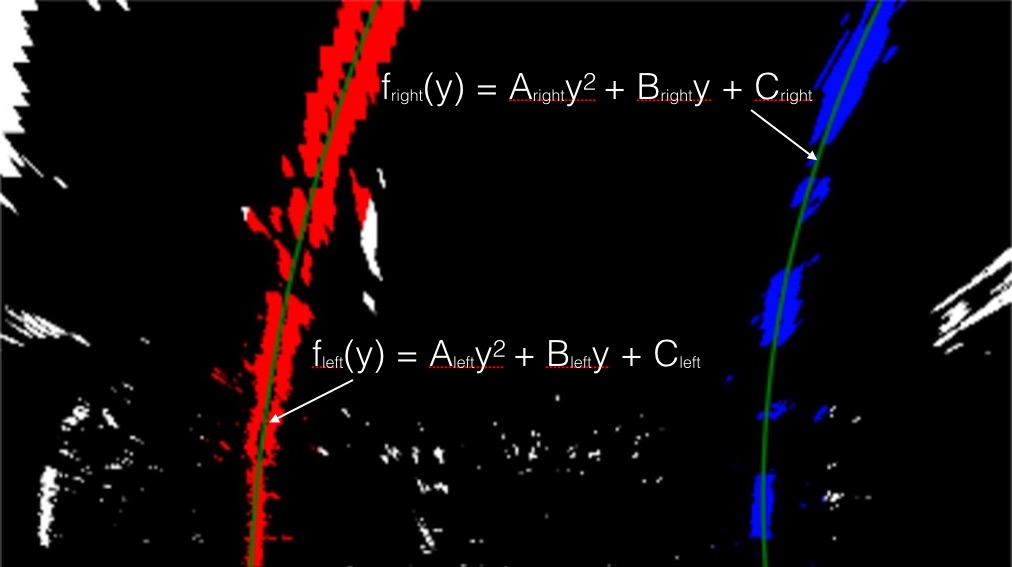
#> input picture examples/color_fit_lines.jpg, 1012 x 567 px
$ python -i color_gradient.py   (imports and definitions only)   (older library calls are emulated)
#> lines starting #> are read from the running program, lines starting #| are printed output that depends on the picture; after the words box and inside, x2 and y2 are one past the last pixel; in counts of white or black regions, pixels touching at a corner belong together
#> further down, picture is the input picture: shape (567, 1012, 3); mean B, G, R 11.4, 8.2, 15.7
import numpy as np
import cv2
import matplotlib.pyplot as plt
import matplotlib.image as mpimg

# Color / gradient process
def abs_sobel_thresh(gray_img, orient='x', sobel_kernel=3, thresh=(0, 255)):
    # Calculate directional gradient
    # Apply threshold

    # Apply x or y gradient with the OpenCV Sobel() function
    # and take the absolute value
    if orient == 'x':
        abs_sobel = np.absolute(cv2.Sobel(gray_img, cv2.CV_64F, 1, 0))
    if orient == 'y':
        abs_sobel = np.absolute(cv2.Sobel(gray_img, cv2.CV_64F, 0, 1))

    # Rescale back to 8 bit integer
    scaled_sobel = np.uint8(255.0 * abs_sobel / np.max(abs_sobel))

    # Create a copy and apply the threshold
    grad_binary = np.zeros_like(scaled_sobel)

    # Here I'm using inclusive (>=, <=) thresholds, but exclusive is ok too
    grad_binary[(scaled_sobel >= thresh[0]) & (scaled_sobel <= thresh[1])] = 1

    # Return the result
    return grad_binary

def mag_thresh(gray_img, sobel_kernel=3, mag_thresh=(0, 255)):
    # Calculate gradient magnitude
    # Apply threshold
    # Apply the following steps to img
    # 1) Take the gradient in x and y separately
    abs_sobelx = np.absolute(cv2.Sobel(gray_img, cv2.CV_64F, 1, 0, ksize=sobel_kernel))
    abs_sobely = np.absolute(cv2.Sobel(gray_img, cv2.CV_64F, 0, 1, ksize=sobel_kernel))
    # 2) Calculate the magnitude
    abs_sobelxy = np.sqrt(abs_sobelx**2 + abs_sobely**2)
    # 3) Scale to 8-bit (0 - 255) and convert to type = np.uint8
    scaled_sobel = np.uint8(255.0 * abs_sobelxy / np.max(abs_sobelxy))
    # 4) Create a binary mask where mag thresholds are met
    mag_binary = np.zeros_like(scaled_sobel)
    # 5) Return this mask as your binary_output image
    mag_binary[(scaled_sobel >= mag_thresh[0]) & (scaled_sobel <= mag_thresh[1])] = 255

    return mag_binary

def dir_thresh(gray_img, sobel_kernel=3, thresh=(0, np.pi/2)):
    # Calculate gradient direction
    # Apply threshold
    # Apply the following steps to img
    # 1) Take the gradient in x and y separately
    abs_sobelx = np.absolute(cv2.Sobel(gray_img, cv2.CV_64F, 1, 0, ksize=sobel_kernel))
    abs_sobely = np.absolute(cv2.Sobel(gray_img, cv2.CV_64F, 0, 1, ksize=sobel_kernel))
    # 2) Take the absolute value of the x and y gradients
    abs_sobelxy = np.sqrt(abs_sobelx**2 + abs_sobely**2)
    # 3) Use np.arctan2(abs_sobely, abs_sobelx) to calculate the direction of the gradient
    grad_direction = np.arctan2(abs_sobely, abs_sobelx)
    # 4) Create a binary mask where direction thresholds are met
    binary_output = np.zeros_like(grad_direction)
    # 5) Return this mask as your binary_output image
    binary_output[(grad_direction >= thresh[0]) & (grad_direction <= thresh[1])] = 1

    return binary_output

def apply_color_filter(image):
    # 1) Convert to HLS color space
    hls_img = cv2.cvtColor(image, cv2.COLOR_BGR2HLS)
    l_channel = hls_img[:,:,1]
    s_channel = hls_img[:,:,2]
    # scale always to 255
    if np.amax(image) <= 1:
        l_channel = l_channel * 255
        s_channel = s_channel * 255

    thresh_l = 200
    thresh_s = 66

    # Apply a threshold to the S channel
    # Apply a threshold to the L channel
    binary_output = np.zeros_like(s_channel)
    binary_output[(l_channel > thresh_l) | (s_channel > thresh_s)] = 1

    #check if there is something at right of image
    r_max = np.amax(binary_output[:, 640:])
    if r_max == 0:
        #try with a lower thresh
        thresh_l = 166
        thresh_s = 66
        binary_output = np.zeros_like(s_channel)
        binary_output[(l_channel > thresh_l) | (s_channel > thresh_s)] = 1

    # plt.imshow(binary_output_l, cmap='gray')
    # plt.show()
    # Return a binary image of threshold result
    return binary_output

def applygradients(img, ksize):
    # Returns a 3 channel color image (all channels with the same info)
    # Apply each of the thresholding functions
    # draw 2 black rectangle on top to eliminate unneeded data
#> called with ksize = 31
    image = np.copy(img)

    # top
    cv2.rectangle(image, (0, 0), (image.shape[1], int(image.shape[0] // 1.65)), (0, 0, 0), -1)
    # bottom
    cv2.rectangle(image, (0, image.shape[0] - 40), (image.shape[1], image.shape[0]), (0, 0, 0), -1)

    # Convert to grayscale
    gray = cv2.cvtColor(image, cv2.COLOR_BGR2GRAY)

    lower_gray = 128
    upper_gray = 255
    dark_mask_binary = cv2.threshold(gray, lower_gray, upper_gray, cv2.THRESH_BINARY)[1]
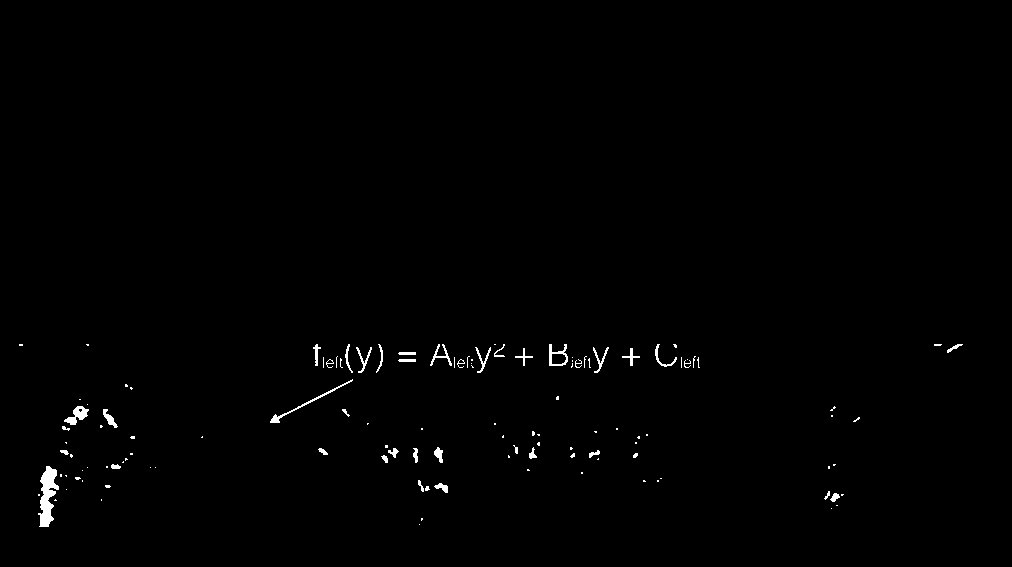
#> dark_mask_binary: shape (567, 1012); 0.67% white; 122 white regions (83 under 20 px), largest, box (x1, y1, x2, y2) and area: (38, 466, 59, 527) 703, (270, 379, 353, 423) 229, (64, 406, 89, 425) 221
    dark_mask_binary = dark_mask_binary / 255

    # Bitwise-AND mask and original image
    # res = cv2.bitwise_and(frame,frame, mask= mask)

    gradx = abs_sobel_thresh(gray, orient='x', sobel_kernel=ksize, thresh=(30, 100))
#> gradx: shape (567, 1012); values 0 (black) and 1 (white), 1.3% white in thin lines or dots, all inside (x1, y1, x2, y2) = (1, 343, 1011, 528)
    grady = abs_sobel_thresh(gray, orient='y', sobel_kernel=ksize, thresh=(30, 100))
#> grady: shape (567, 1012); values 0 (black) and 1 (white), 1.1% white in thin lines or dots, all inside (x1, y1, x2, y2) = (0, 343, 1012, 528)
    mag_binary = mag_thresh(gray, sobel_kernel=ksize, mag_thresh=(30, 100))
#> in mag_thresh, `abs_sobelxy = np.sqrt(abs_sobelx**2 + abs_sobely**2)`:
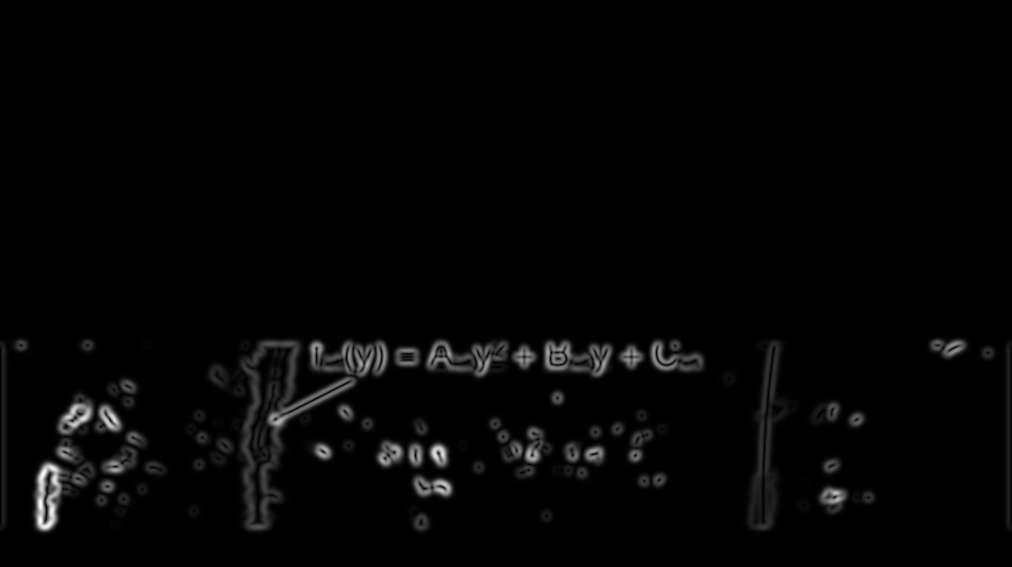
#> abs_sobelxy: shape (567, 1012) float64; min 0, max 1.97e+19, mean 3.52e+17; drawn with min black and max white
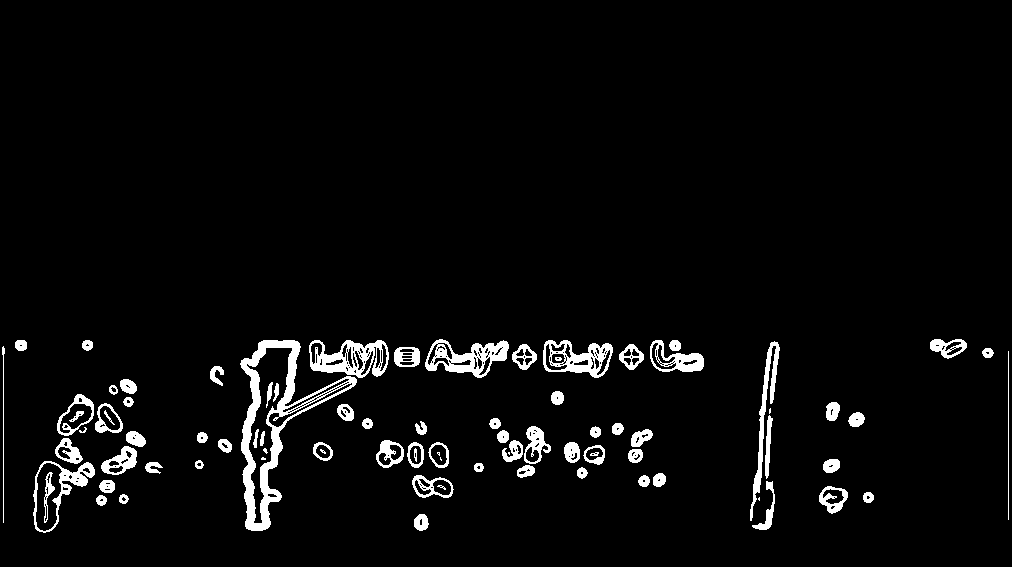
#> mag_binary: shape (567, 1012); 4.1% white; 85 white regions (9 under 20 px), largest, box (x1, y1, x2, y2) and area: (240, 340, 357, 531) 4462, (309, 340, 389, 378) 1562, (425, 339, 509, 378) 1487
    dir_binary = dir_thresh(gray, sobel_kernel=ksize, thresh=(0.7, 1.3))
#> in dir_thresh, `grad_direction = np.arctan2(abs_sobely, abs_sobelx)`:
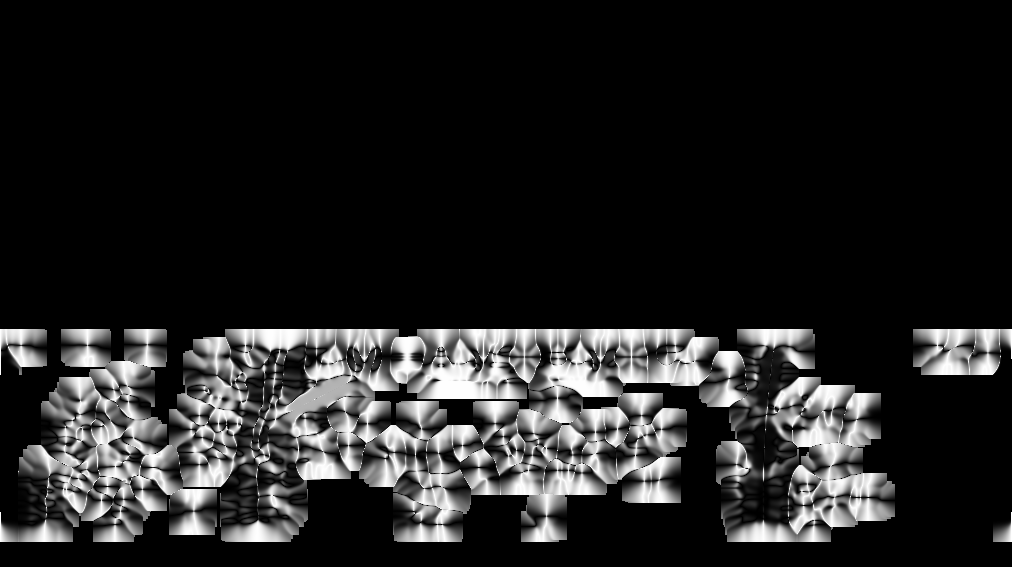
#> grad_direction: shape (567, 1012) float64; min 0, max 1.57, mean 0.212; drawn with min black and max white
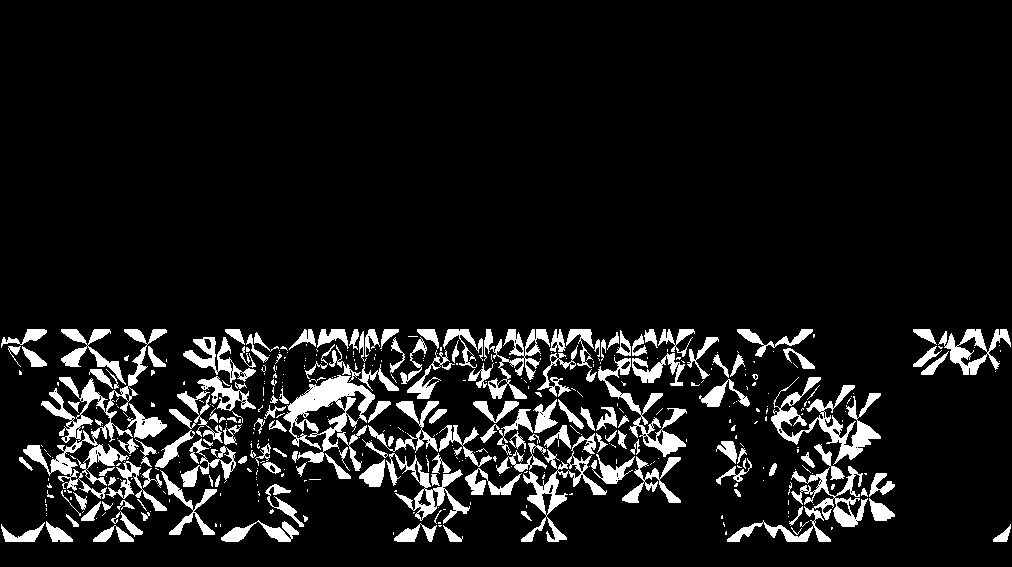
#> dir_binary: shape (567, 1012) float64; values 0 (black) and 1 (white), 9.3% white; 455 white regions (290 under 20 px), largest, box (x1, y1, x2, y2) and area: (23, 329, 167, 499) 4130, (283, 375, 375, 463) 2888, (771, 377, 881, 465) 2693
    channel_image = apply_color_filter(image)
#> in apply_color_filter, `hls_img = cv2.cvtColor(image, cv2.COLOR_BGR2HLS)`: hls_img: shape (567, 1012, 3); mean of channels 0, 1, 2 4.9, 3.4, 12.3
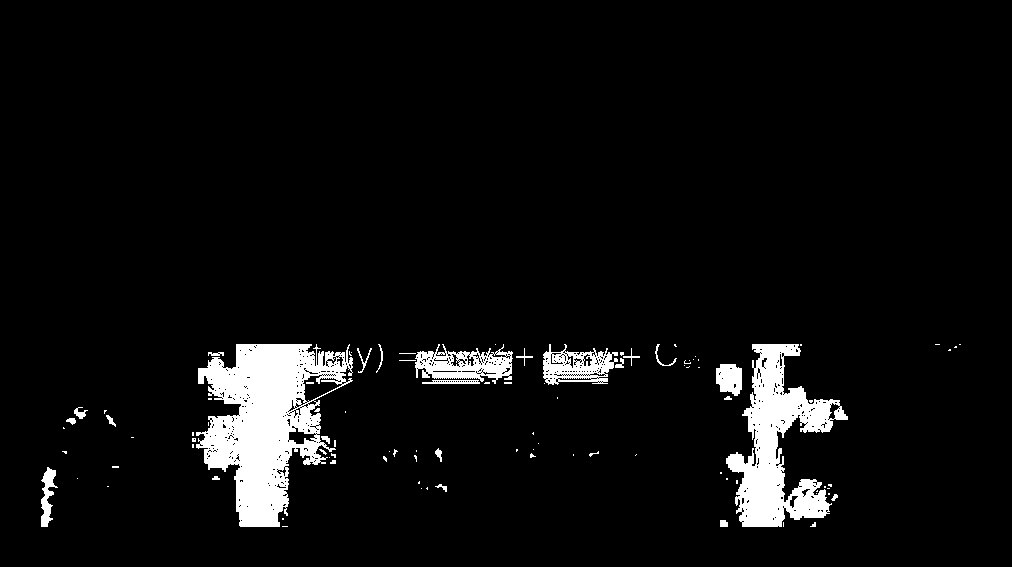
#> channel_image: shape (567, 1012); values 0 (black) and 1 (white), 5.5% white; 98 white regions (72 under 20 px), largest, box (x1, y1, x2, y2) and area: (196, 344, 353, 527) 15303, (726, 344, 848, 527) 9580, (415, 344, 513, 384) 2115
    combined = np.zeros_like(dir_binary)
    combined[(((gradx == 1) & (grady == 1)) | ((mag_binary == 1) & (dir_binary == 1)) | (channel_image == 1)) & (dark_mask_binary == 1)] = 255
    color_image_buffer = np.zeros((combined.shape[0],combined.shape[1],3), np.uint8)
    color_image_buffer[:, :, 0] = combined
    color_image_buffer[:, :, 1] = combined
    color_image_buffer[:, :, 2] = combined

    # add mask triangles
    l_tri = np.array([[(0, 720), (0, 400), (400, 400), (218, 720)]], dtype=np.int32)
    r_tri = np.array([[(1280, 720), (1280, 400), (900, 400), (1250, 720)]], dtype=np.int32)
    cv2.fillPoly(color_image_buffer, l_tri, (0, 0, 0))
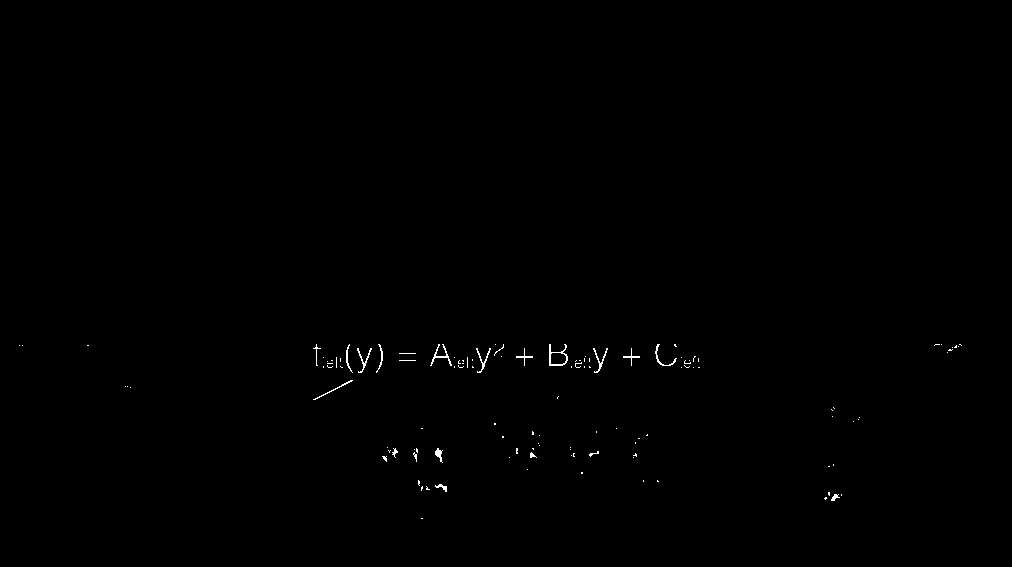
#> color_image_buffer: shape (567, 1012, 3); 0.25% white in thin lines or dots, all inside (x1, y1, x2, y2) = (19, 344, 962, 519)
    cv2.fillPoly(color_image_buffer, r_tri, (0, 0, 0))

    return color_image_buffer

def get(image):
    # Sobel kernel size
    ksize = 31
    # Read test image
    combined = applygradients(image, ksize)
    return combined

def test(mtx, dist, file_name, show_image=True):
    path = '../test_images/'
    # Sobel kernel size
    ksize = 31
    # Read test image
    image = cv2.imread(path + file_name)

    # distortion correction
    image = cv2.undistort(image, mtx, dist, None, mtx)

    combined = applygradients(image, ksize)
    if show_image:
        plt.imshow(image)
        plt.show()
        plt.imshow(combined)
        plt.show()
    return combined, image

>>> import cv2
>>> picture = cv2.imread('../examples/color_fit_lines.jpg')
>>> result = get(picture)
